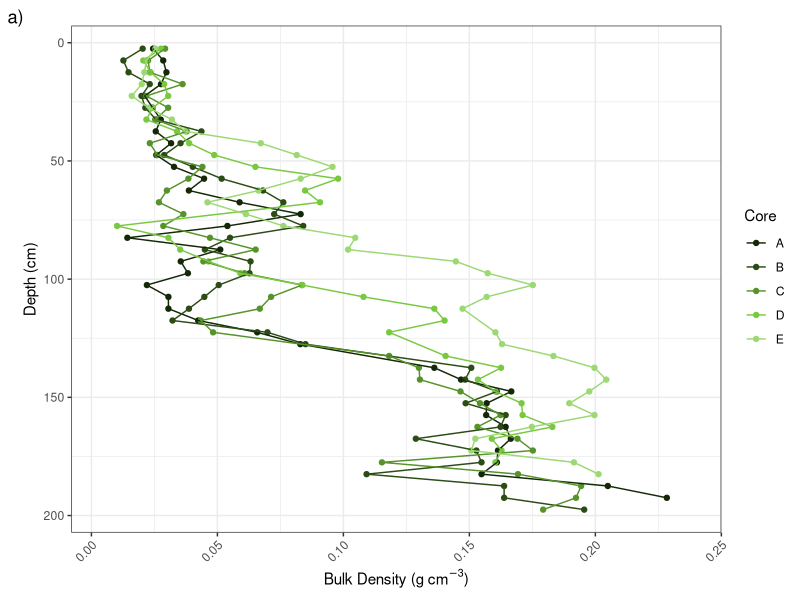
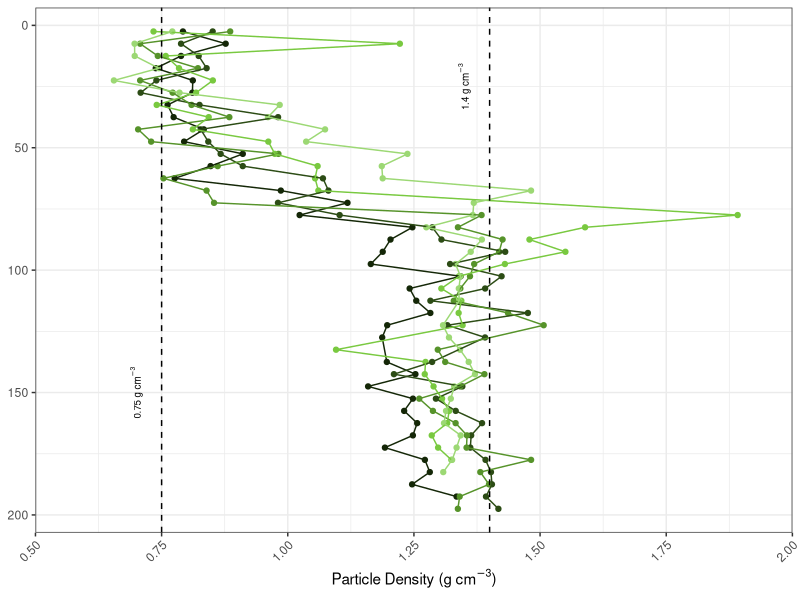
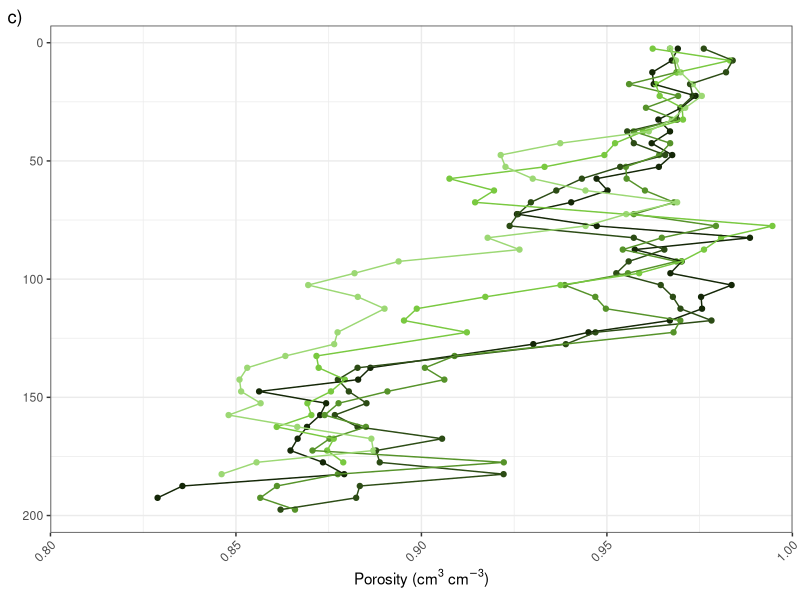
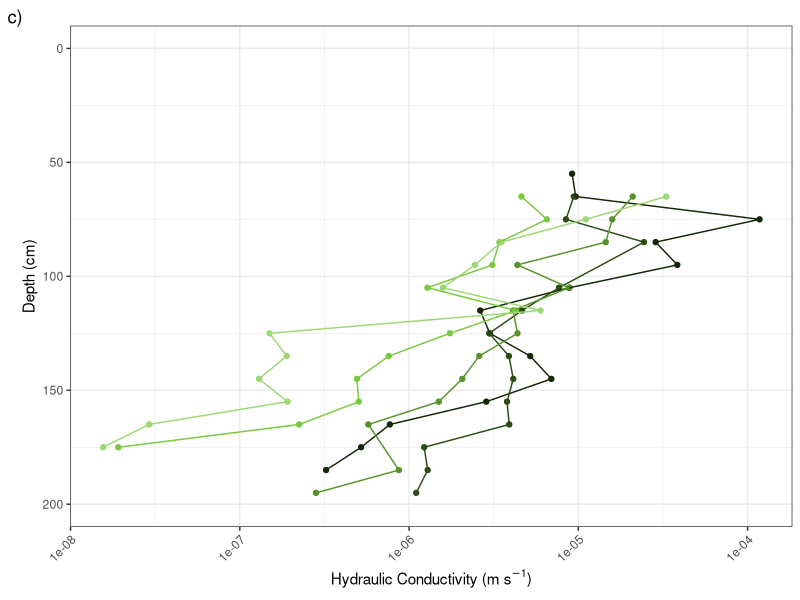
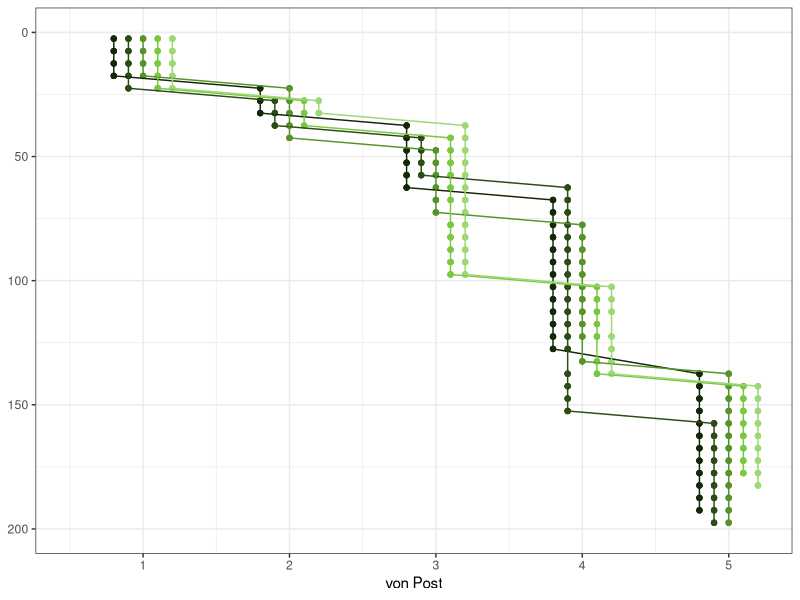
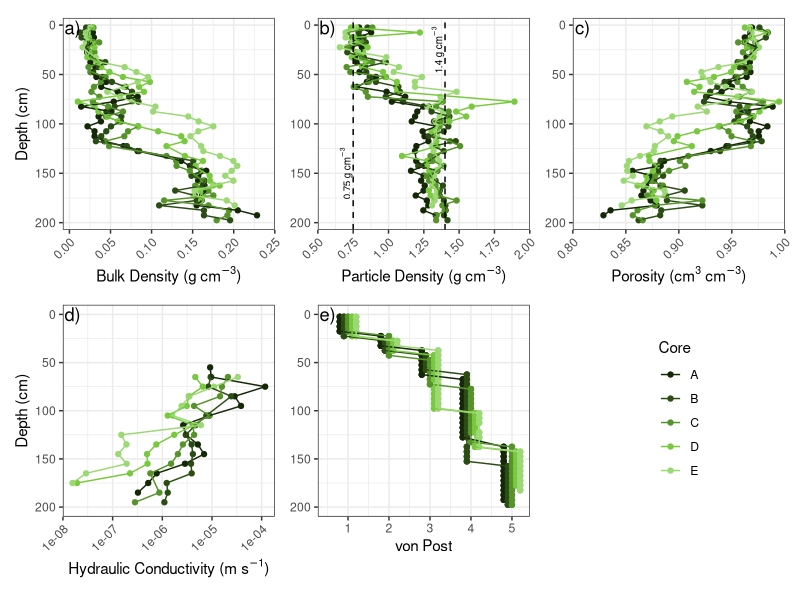
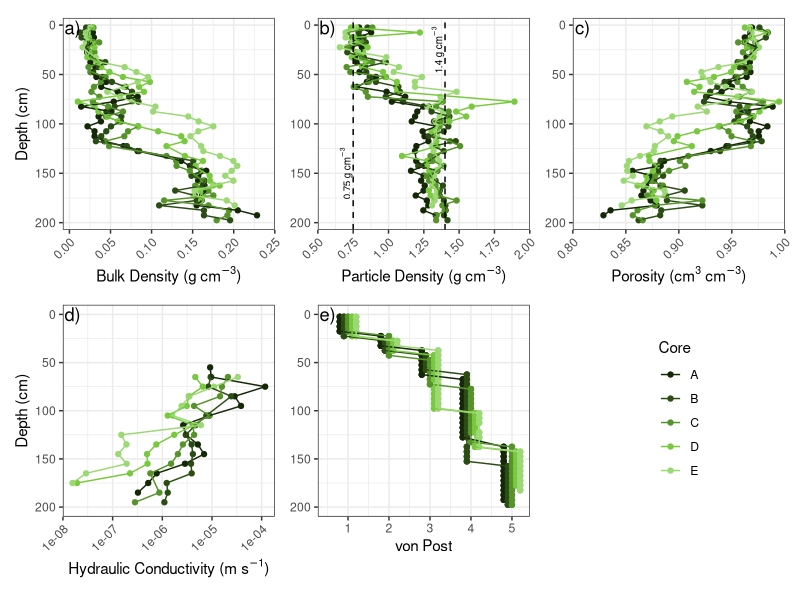

Write R code to recreate these figures, in order.
#' # Load Libraries

library(tidyverse)
library(patchwork)

#' # Read in data 
data <-  read_csv("Data.csv") %>%
  pivot_longer(cols = c("particle_density_g_cm3", "bulk_density_g_cm3", "porosity"), names_to = "parameter", values_to = "value")


k_data <- read_csv("Ksat data.csv")

#' # Jitter the von Post data to prevent overlap when plotting
vp_data <- data %>%
  mutate(von_post_2 = as.numeric(von_post_2)) %>%
  mutate(von_post_3 = case_when(
    bucket == "A" ~ von_post_2-0.2,
    bucket == "B" ~ von_post_2-0.1,
    bucket == "C" ~ von_post_2,
    bucket == "D" ~ von_post_2+0.1,
    bucket == "E" ~ von_post_2+0.2))

greens <- rev(c("#9CD874", "#79C940", "#56932A", "#2C4C15", "#142707"))

bd <- ggplot(data = filter(data, parameter == "bulk_density_g_cm3"), aes(x = mid_depth, y = value, colour = bucket)) +
  geom_point() +
  geom_line() +
  theme_bw() +
  scale_x_reverse() +
  scale_y_continuous(expand = c(0,0), limits = c(-0.008,0.25), breaks = seq(0, 0.25, 0.05)) +
  coord_flip() +
  labs(tag = "a)", x = "Depth (cm)", y = expression(paste("Bulk Density (", g~cm^{-3}, ")")), colour = "Core") +
  theme(axis.text.x = element_text(angle = 45, hjust = 1, vjust = 1)) +
  scale_color_manual(values = greens)
bd

pd <- ggplot(data = filter(data, parameter == "particle_density_g_cm3"), aes(x = mid_depth, y = value, colour = bucket)) +
  geom_point() +
  geom_line() +
  theme_bw() +
  geom_hline(yintercept = 0.75, linetype = "dashed") +
  annotate("text", x = 150, y = 0.7, label =  "0.75~g~cm^{-3}", parse = TRUE, angle = 90, size = 2.5) +
  geom_hline(yintercept = 1.4, linetype = "dashed") +
  annotate("text", x = 25, y = 1.35, label =  "1.4~g~cm^{-3}", parse = TRUE, angle = 90, size = 2.5) +
  scale_x_reverse() +
  scale_y_continuous(expand = c(0,0), limits = c(0.5,2), breaks = seq(0.5, 2, 0.25)) +
  coord_flip() +
  labs(x = "Depth (cm)", y = expression(paste("Particle Density (", g~cm^{-3}, ")")), colour = "Core") +
  theme(axis.text.x = element_text(angle = 45, hjust = 1, vjust = 1),
        axis.title.y = element_blank(),
        legend.position = "none")  +
  scale_color_manual(values = greens)
pd

p <- ggplot(data = filter(data, parameter == "porosity"), aes(x = mid_depth, y = value, colour = bucket)) +
  geom_point() +
  geom_line() +
  theme_bw() +
  scale_x_reverse() +
  scale_y_continuous(expand = c(0,0), limits = c(0.8,1), breaks = seq(0.8, 1, 0.05)) +
  coord_flip() +
  labs(tag = "c)", x = "Depth (cm)", y = expression(paste("Porosity (", cm^3~cm^{-3}, ")")), colour = "Core") +
  theme(axis.text.x = element_text(angle = 45, hjust = 1, vjust = 1),
        legend.position = "none",
        axis.title.y = element_blank()) +
  scale_color_manual(values = greens)
p

k <- ggplot(data = k_data, aes(x = mid_depth, y = ksat, colour = bucket)) +
  geom_point() +
  geom_line() +
  theme_bw() +
  scale_x_reverse(limits =c(200, 0), breaks = seq(0,200,50)) +
  scale_y_log10() +
  coord_flip() +
  labs(tag = "c)", x = "Depth (cm)", y = expression(paste("Hydraulic Conductivity (", m~s^{-1}, ")")), colour = "Core") +
  theme(axis.text.x = element_text(angle = 45, hjust = 1, vjust = 1),
        legend.position = "none") +
  scale_color_manual(values = greens)
k


vp <-  ggplot(data = vp_data, aes(x = mid_depth, y = as.numeric(von_post_3), colour = bucket)) +
  geom_point() +
  geom_line() +
  theme_bw() +
  scale_x_reverse(limits = c(200, 0), breaks = seq(0, 200, 50)) +
  scale_y_continuous(limits = c(0.5, 5.2), breaks = seq(1,5,1)) +
  coord_flip() +
  theme(axis.title.y = element_blank(),
        legend.position = "none") +
  labs(x = "Depth (cm)", y = "von Post", colour = "Core") +
  scale_color_manual(values = greens)
vp

p2 <- bd + pd + p + k + vp + guide_area() +
  plot_layout(guides = 'collect', axes = "collect", axis_titles = "collect", ncol = 3) + 
  plot_annotation(tag_levels = "a", tag_suffix = ")") & 
  theme(plot.tag.location = "panel", plot.tag.position = c(0.045,0.955), aspect.ratio=1)
p2

ggsave(plot = p2, filename = "Figure 1.png", height = 170, width = 210, units = "mm", dpi = 600)
